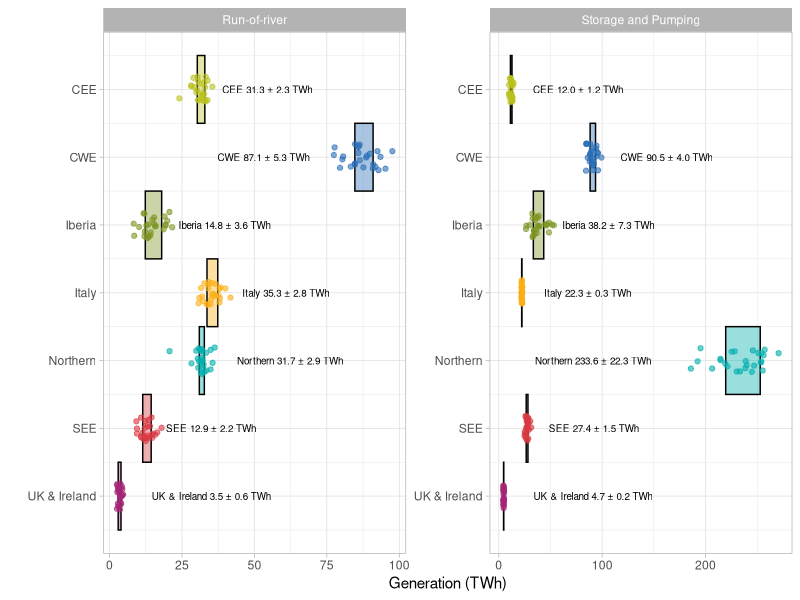

This figure's R source:
# This code has been used to generate the figures in the following report:
# De Felice, M., Busch, S., Kanellopoulos, K., Kavvadias, K. and Hidalgo Gonzalez, I.,
# Power system flexibility in a variable climate,
# ISBN 978-92-76-18183-5 (online), doi:10.2760/75312 (online)
# This code is released under Creative Commons Attribution 4.0 International (CC BY 4.0) licence
# (https://creativecommons.org/licenses/by/4.0/).

library(tidyverse)
library(ggrepel)

sel <- read_csv("data_figure17.csv") %>%
  mutate(
    Location = as.factor(Location)
  )

region_cmap <- c(
  Europe = "black", CWE = "#286FB7", CEE = "#B9C21F", British_Isles = "#A52576",
  `British Isles` = "#A52576", `UK & Ireland` = "#A52576", Northern = "#00AFAD",
  Iberia = "#7B9522", SEE = "#D93A43", Italy = "#FCAF17"
)
g <- ggplot(sel, aes(y = as.numeric(Location))) +
  geom_rect(
    data = sel %>%
      group_by(label_tech, Location = as.factor(Location)) %>%
      summarise(
        qlow  = quantile(OutputPower, 1 / 4),
        qhigh = quantile(OutputPower, 3 / 4)
      ),
    aes(
      xmin = qlow,
      xmax = qhigh,
      ymin = as.numeric(Location) - 0.5,
      ymax = as.numeric(Location) + 0.5,
      fill = Location
    ),
    color = "black", alpha = 0.4,
  ) +
  geom_point(aes(x = OutputPower, color = Location),
    position = position_jitter(seed = 42, height = 0.2),
    alpha = 0.6
  ) +
  facet_wrap(~label_tech, scales = "free", ncol = 2) +
  theme_light() +
  scale_color_manual(values = region_cmap, guide = FALSE) +
  scale_fill_manual(values = region_cmap, guide = FALSE) +
  # scale_x_continuous(breaks = seq(0, 1200, 100))+
  labs(
    x = "Generation (TWh)", y = ""
  ) +
  scale_y_continuous(trans = "reverse", breaks = seq(1, 7), labels = levels(sel$Location)) +
  geom_text(
    data = sel %>%
      dplyr::filter(
        id == 2000,
        !((Location == "CWE") & (label_tech == "Run-of-river")) &
          !((Location == "Northern") & (label_tech == "Storage and Pumping"))
      ),
    aes(label = label, x = OutputPower, y = as.numeric(Location)),
    hjust = -0.25, size = 2.5
  ) +
  geom_text(
    data = sel %>%
      dplyr::filter(
        id == 2000,
        ((Location == "CWE") & (label_tech == "Run-of-river")) |
          ((Location == "Northern") & (label_tech == "Storage and Pumping"))
      ),
    aes(label = label, x = OutputPower, y = as.numeric(Location)),
    hjust = c(+1.75, 2.1), size = 2.5
  )

ggsave("figure17.png", width = 7.5, height = 4)
